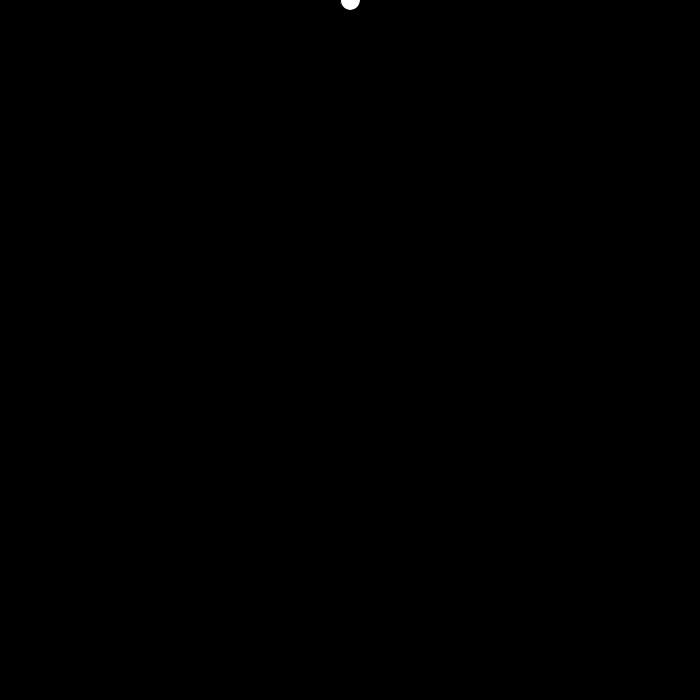
Frame 1 (no input)
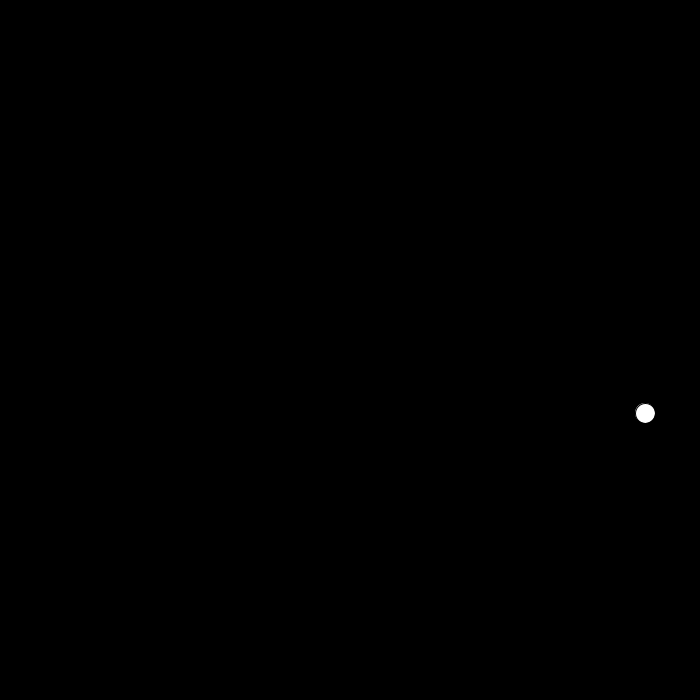
Frame 60 (the mouse pressed at the canvas centre just before this capture)
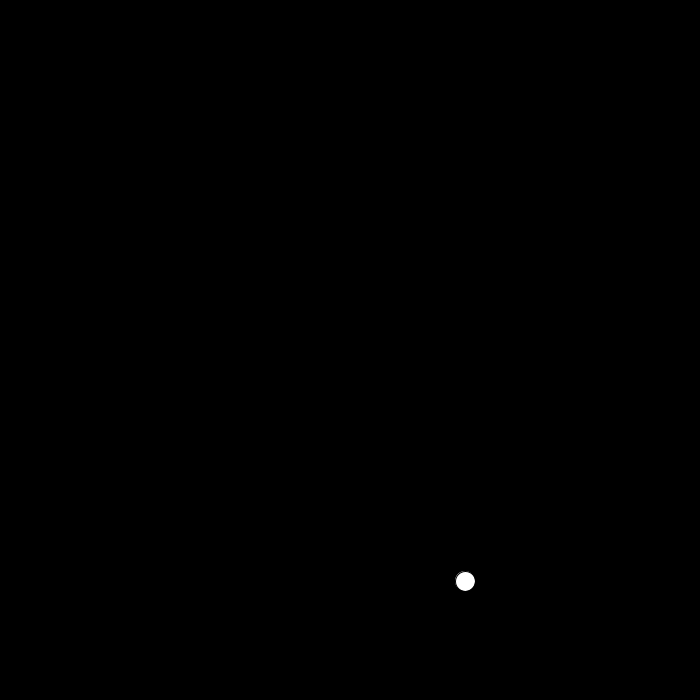
Frame 120 (the mouse held since frame 60 and released just before this capture)

The Processing sketch that drew these frames (run headless with seeded random() and noise(); from frame 60 on, the mouse is pressed at the canvas centre):

// Processing sketch: Bouncing_Circle_20140918
// ── Bouncing_Circle_20140918.pde
//declare the variables
int x;
int y;
int speedX;
int speedY;

void setup(){
 size(700,700);
//initialize the variables
x=width/2;
y=0;
speedX=5;
speedY=7;
}

void draw(){
  background(0);
  ellipse(x,y,20,20);
  x=x+speedX;
  y=y+speedY;
  //to make it bounce
  
  if(x>width){
   speedX=-5;
  }
  
  if(x<0){
   speedX=5;
  }
  
  if(y>height){
   speedY=-7; 
  }
  
  if(y<0){
    speedY=7;
  }
}
